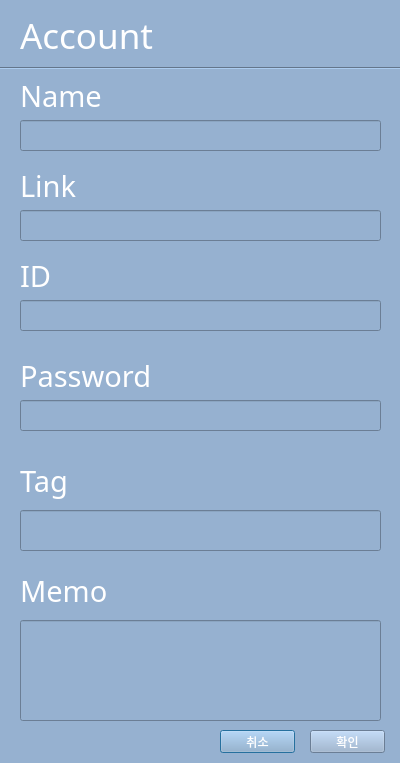
<?xml version="1.0" encoding="UTF-8"?>
<ui version="4.0">
 <class>Dialog</class>
 <widget class="QDialog" name="Dialog">
  <property name="geometry">
   <rect>
    <x>0</x>
    <y>0</y>
    <width>400</width>
    <height>763</height>
   </rect>
  </property>
  <property name="windowTitle">
   <string>Dialog</string>
  </property>
  <property name="windowIcon">
   <iconset>
    <normaloff>icon/트레이 아이콘.webp</normaloff>icon/트레이 아이콘.webp</iconset>
  </property>
  <property name="styleSheet">
   <string notr="true">background-color: rgb(150, 177, 208);</string>
  </property>
  <widget class="QLabel" name="label">
   <property name="geometry">
    <rect>
     <x>20</x>
     <y>0</y>
     <width>151</width>
     <height>71</height>
    </rect>
   </property>
   <property name="font">
    <font>
     <family>Bahnschrift SemiBold</family>
     <pointsize>26</pointsize>
     <weight>7</weight>
     <italic>false</italic>
     <bold>false</bold>
    </font>
   </property>
   <property name="styleSheet">
    <string notr="true">color: rgb(255, 255, 255);
font: 63 26pt &quot;Bahnschrift SemiBold&quot;;</string>
   </property>
   <property name="text">
    <string>Account</string>
   </property>
  </widget>
  <widget class="QLabel" name="label_2">
   <property name="geometry">
    <rect>
     <x>20</x>
     <y>260</y>
     <width>101</width>
     <height>31</height>
    </rect>
   </property>
   <property name="font">
    <font>
     <family>Bahnschrift SemiBold</family>
     <pointsize>22</pointsize>
     <weight>7</weight>
     <italic>false</italic>
     <bold>false</bold>
    </font>
   </property>
   <property name="styleSheet">
    <string notr="true">color: rgb(255, 255, 255);
font: 63 22pt &quot;Bahnschrift SemiBold&quot;;</string>
   </property>
   <property name="text">
    <string>ID</string>
   </property>
  </widget>
  <widget class="Line" name="line">
   <property name="geometry">
    <rect>
     <x>0</x>
     <y>60</y>
     <width>401</width>
     <height>16</height>
    </rect>
   </property>
   <property name="orientation">
    <enum>Qt::Horizontal</enum>
   </property>
  </widget>
  <widget class="QLabel" name="label_4">
   <property name="geometry">
    <rect>
     <x>20</x>
     <y>360</y>
     <width>361</width>
     <height>31</height>
    </rect>
   </property>
   <property name="font">
    <font>
     <family>Bahnschrift SemiBold</family>
     <pointsize>22</pointsize>
     <weight>7</weight>
     <italic>false</italic>
     <bold>false</bold>
    </font>
   </property>
   <property name="styleSheet">
    <string notr="true">color: rgb(255, 255, 255);
font: 63 22pt &quot;Bahnschrift SemiBold&quot;;</string>
   </property>
   <property name="text">
    <string>Password</string>
   </property>
  </widget>
  <widget class="QLabel" name="label_6">
   <property name="geometry">
    <rect>
     <x>20</x>
     <y>460</y>
     <width>351</width>
     <height>41</height>
    </rect>
   </property>
   <property name="font">
    <font>
     <family>Bahnschrift SemiBold</family>
     <pointsize>22</pointsize>
     <weight>7</weight>
     <italic>false</italic>
     <bold>false</bold>
    </font>
   </property>
   <property name="styleSheet">
    <string notr="true">color: rgb(255, 255, 255);
font: 63 22pt &quot;Bahnschrift SemiBold&quot;;</string>
   </property>
   <property name="text">
    <string>Tag</string>
   </property>
  </widget>
  <widget class="QLabel" name="label_8">
   <property name="geometry">
    <rect>
     <x>20</x>
     <y>570</y>
     <width>351</width>
     <height>41</height>
    </rect>
   </property>
   <property name="font">
    <font>
     <family>Bahnschrift SemiBold</family>
     <pointsize>22</pointsize>
     <weight>7</weight>
     <italic>false</italic>
     <bold>false</bold>
    </font>
   </property>
   <property name="styleSheet">
    <string notr="true">color: rgb(255, 255, 255);
font: 63 22pt &quot;Bahnschrift SemiBold&quot;;</string>
   </property>
   <property name="text">
    <string>Memo</string>
   </property>
  </widget>
  <widget class="QPushButton" name="CancelButton">
   <property name="geometry">
    <rect>
     <x>220</x>
     <y>730</y>
     <width>75</width>
     <height>23</height>
    </rect>
   </property>
   <property name="styleSheet">
    <string notr="true">color: rgb(255, 255, 255);
font: 9pt &quot;HY헤드라인M&quot;;
border-color: rgb(255, 255, 255);</string>
   </property>
   <property name="text">
    <string>취소</string>
   </property>
  </widget>
  <widget class="QPushButton" name="OKButton">
   <property name="geometry">
    <rect>
     <x>310</x>
     <y>730</y>
     <width>75</width>
     <height>23</height>
    </rect>
   </property>
   <property name="styleSheet">
    <string notr="true">color: rgb(255, 255, 255);
font: 9pt &quot;HY헤드라인M&quot;;
border-color: rgb(255, 255, 255);</string>
   </property>
   <property name="text">
    <string>확인</string>
   </property>
  </widget>
  <widget class="QLineEdit" name="idedit">
   <property name="geometry">
    <rect>
     <x>20</x>
     <y>300</y>
     <width>361</width>
     <height>31</height>
    </rect>
   </property>
   <property name="font">
    <font>
     <family>KoPub돋움체 Medium</family>
    </font>
   </property>
  </widget>
  <widget class="QLineEdit" name="passwordedit">
   <property name="geometry">
    <rect>
     <x>20</x>
     <y>400</y>
     <width>361</width>
     <height>31</height>
    </rect>
   </property>
   <property name="font">
    <font>
     <family>KoPub돋움체 Medium</family>
    </font>
   </property>
  </widget>
  <widget class="QLineEdit" name="tagedit">
   <property name="geometry">
    <rect>
     <x>20</x>
     <y>510</y>
     <width>361</width>
     <height>41</height>
    </rect>
   </property>
   <property name="font">
    <font>
     <family>KoPub돋움체 Medium</family>
    </font>
   </property>
  </widget>
  <widget class="QLineEdit" name="memoedit">
   <property name="geometry">
    <rect>
     <x>20</x>
     <y>620</y>
     <width>361</width>
     <height>101</height>
    </rect>
   </property>
   <property name="font">
    <font>
     <family>KoPub돋움체 Medium</family>
    </font>
   </property>
   <property name="alignment">
    <set>Qt::AlignLeading|Qt::AlignLeft|Qt::AlignTop</set>
   </property>
  </widget>
  <widget class="QLineEdit" name="Nameedit">
   <property name="geometry">
    <rect>
     <x>20</x>
     <y>120</y>
     <width>361</width>
     <height>31</height>
    </rect>
   </property>
   <property name="font">
    <font>
     <family>KoPub돋움체 Medium</family>
    </font>
   </property>
  </widget>
  <widget class="QLabel" name="label_3">
   <property name="geometry">
    <rect>
     <x>20</x>
     <y>80</y>
     <width>101</width>
     <height>31</height>
    </rect>
   </property>
   <property name="font">
    <font>
     <family>Bahnschrift SemiBold</family>
     <pointsize>22</pointsize>
     <weight>7</weight>
     <italic>false</italic>
     <bold>false</bold>
    </font>
   </property>
   <property name="styleSheet">
    <string notr="true">color: rgb(255, 255, 255);
font: 63 22pt &quot;Bahnschrift SemiBold&quot;;</string>
   </property>
   <property name="text">
    <string>Name</string>
   </property>
  </widget>
  <widget class="QLabel" name="label_5">
   <property name="geometry">
    <rect>
     <x>20</x>
     <y>170</y>
     <width>101</width>
     <height>31</height>
    </rect>
   </property>
   <property name="font">
    <font>
     <family>Bahnschrift SemiBold</family>
     <pointsize>22</pointsize>
     <weight>7</weight>
     <italic>false</italic>
     <bold>false</bold>
    </font>
   </property>
   <property name="styleSheet">
    <string notr="true">color: rgb(255, 255, 255);
font: 63 22pt &quot;Bahnschrift SemiBold&quot;;</string>
   </property>
   <property name="text">
    <string>Link</string>
   </property>
  </widget>
  <widget class="QLineEdit" name="LinkEdit">
   <property name="geometry">
    <rect>
     <x>20</x>
     <y>210</y>
     <width>361</width>
     <height>31</height>
    </rect>
   </property>
   <property name="font">
    <font>
     <family>KoPub돋움체 Medium</family>
    </font>
   </property>
  </widget>
  <widget class="QLabel" name="hidden">
   <property name="geometry">
    <rect>
     <x>-30</x>
     <y>600</y>
     <width>41</width>
     <height>16</height>
    </rect>
   </property>
   <property name="font">
    <font>
     <family>Arial</family>
     <pointsize>1</pointsize>
    </font>
   </property>
   <property name="text">
    <string>TextLabel</string>
   </property>
  </widget>
 </widget>
 <resources/>
 <connections/>
</ui>
